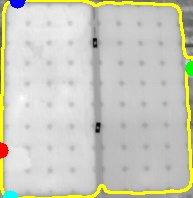
#> input picture 1.jpg, 193 x 198 px
$ jupyter execute SolarCellFinal.ipynb
#> lines starting #> are read from the running program, lines starting #| are printed output that depends on the picture; after the words box and inside, x2 and y2 are one past the last pixel; in counts of white or black regions, pixels touching at a corner belong together
[cell 1]
import cv2
from PIL import Image
import numpy as np
from mss import mss
import imutils
from matplotlib import pyplot as plt

[cell 2]
#Finding the borders of the cells on the panel as points

def plotImg(img):
    if len(img.shape) == 2:
        plt.imshow(img, cmap='gray')
        plt.show()
    else:
        plt.imshow(cv2.cvtColor(img, cv2.COLOR_BGR2RGB))
        plt.show()
img = cv2.imread(r"1.jpg")
#> img is the input picture: shape (198, 193, 3); mean B, G, R 189.2, 202.6, 202.1

gray_img = cv2.cvtColor(img, cv2.COLOR_BGR2GRAY)
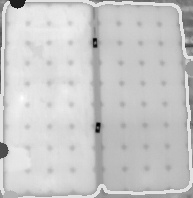
#> gray_img: shape (198, 193); min 0, max 254, mean 200.9
binary_img = cv2.adaptiveThreshold(gray_img, 255, cv2.ADAPTIVE_THRESH_GAUSSIAN_C,
                                   cv2.THRESH_BINARY_INV, 51, 15)
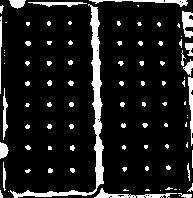
#> binary_img: shape (198, 193); 11.7% white; 92 white regions (58 under 20 px)
plotImg(binary_img)

[cell 3]
_, _, boxes, _ = cv2.connectedComponentsWithStats(binary_img)
#> boxes = 93 rows, first 6: [0, 0, 193, 198, 33729], [9, 0, 17, 9, 107], [89, 0, 99, 7, 229], [28, 2, 59, 5, 162], [0, 5, 4, 9, 22], [10, 4, 94, 194, 1588]
# first box is the background
boxes = boxes[1:]
#> boxes = 92 rows, first 6: [9, 0, 17, 9, 107], [89, 0, 99, 7, 229], [28, 2, 59, 5, 162], [0, 5, 4, 9, 22], [10, 4, 94, 194, 1588], [137, 5, 2, 2, 3]
filtered_boxes = []
for x,y,w,h,pixels in boxes:
    if pixels < 10000 and h < 10 and w < 10 :
        filtered_boxes.append((x,y,w,h))
#> this loop made 92 passes
#> (x, y, w, h, pixels) on passes 1 to 12: (9, 0, 17, 9, 107), (89, 0, 99, 7, 229), (28, 2, 59, 5, 162), (0, 5, 4, 9, 22), (10, 4, 94, 194, 1588), (137, 5, 2, 2, 3), (182, 11, 11, 27, 203), (0, 16, 2, 78, 107), (47, 21, 4, 5, 16), (68, 21, 4, 4, 12), (117, 21, 4, 5, 16), (5, 22, 2, 1, 2)
#> after the loop, filtered_boxes = 75 items, first 6: (0, 5, 4, 9), (137, 5, 2, 2), (47, 21, 4, 5), (68, 21, 4, 4), (117, 21, 4, 5), (5, 22, 2, 1)
        #print(x,y,w,h)

for x,y,w,h in filtered_boxes:
    cv2.rectangle(img, (x,y), (x+w,y+h), (0,0,255),1)
#> this loop made 75 passes
#> (x, y, w, h) on passes 1 to 12: (0, 5, 4, 9), (137, 5, 2, 2), (47, 21, 4, 5), (68, 21, 4, 4), (117, 21, 4, 5), (5, 22, 2, 1), (26, 22, 4, 4), (137, 22, 5, 4), (157, 22, 4, 5), (177, 23, 3, 5), (181, 36, 1, 1), (179, 39, 3, 9)
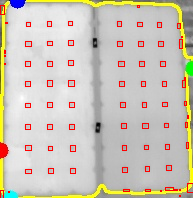
#> img: shape (198, 193, 3); 3.19% of pixels changed, all inside (x1, y1, x2, y2) = (0, 5, 193, 198)

plotImg(img)

cv2.imwrite(r"C:\Users\diyas\Downloads\4.jpg",img)
#> Out = True

[cell 4]
cv2.imshow('window_frame', np.array(img))
cv2.waitKey(0)
#> Out = 27

[cell 5]
#METHOD 1
#USING GRIDS
sct_img = img

img = np.array(sct_img)
line_color = (0, 255, 0)
thickness = 1
type_ = cv2.LINE_AA
#> type_ = 16
pxstep = 25
x = pxstep
y = pxstep
while x < img.shape[1]:
    cv2.line(img, (x, 0), (x, img.shape[0]), color=line_color, lineType=type_, thickness=thickness)
    x += pxstep
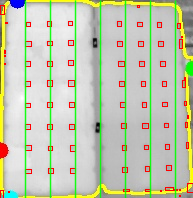
#> img: shape (198, 193, 3); 10.88% of pixels changed, all inside (x1, y1, x2, y2) = (24, 0, 177, 198)
#> after the loop, x = 200

while y < img.shape[0]:
    cv2.line(img, (0, y), (img.shape[1], y), color=line_color, lineType=type_, thickness=thickness)
    y += pxstep
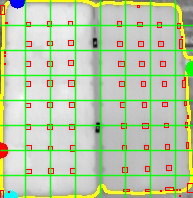
#> img: shape (198, 193, 3); 10.6% of pixels changed, all inside (x1, y1, x2, y2) = (0, 24, 193, 177)
#> after the loop, y = 200

cv2.imshow('window_frame', np.array(img))
cv2.waitKey(0)
#> Out = 27

[cell 6]
#METHOD 2
#Joining the dots
import numpy as np
import cv2

img = cv2.imread(r"1.jpg")

img2 = cv2.imread(r"1.jpg")
gray_img = cv2.cvtColor(img, cv2.COLOR_BGR2GRAY)
img= cv2.adaptiveThreshold(gray_img, 255, cv2.ADAPTIVE_THRESH_GAUSSIAN_C,
                                   cv2.THRESH_BINARY_INV, 51, 15)
cv2.imshow('window_frame', img)
cv2.waitKey(0)
cnts = cv2.findContours(img.copy(), cv2.RETR_EXTERNAL,cv2.CHAIN_APPROX_SIMPLE)
#> cnts = 92 contours, 78 with area under 20; largest, box (x1, y1, x2, y2) and area: (10, 4, 104, 198) 1312, (94, 188, 177, 198) 210, (182, 11, 193, 38) 162, (188, 77, 193, 146) 130, (89, 0, 188, 7) 128
cnts = imutils.grab_contours(cnts)
c = max(cnts, key=cv2.contourArea)
#> c = contour of 224 points, box (x1, y1, x2, y2) (10, 4, 104, 198), area 1312
listx = []
listy=[]

for i in range(0, len(cnts)):
    c = cnts[i]
    size = cv2.contourArea(c)
    if size < 1000 and size>0:
        M = cv2.moments(c)
        cX = int(M["m10"] / M["m00"])
        cY = int(M["m01"] / M["m00"])
        listx.append(cX)
        listy.append(cY)
#> this loop made 92 passes
#> (c, size, cX, cY) on passes 8, 45: ([[146, 189], [145, 190], [149, 190], [148, 189]], 3, 147, 189), ([[185, 101], [184, 102], [184, 104], [185, 104]], 2.5, 184, 102)
#> (size, cX, cY) on passes 2, 5, 9, 10, 11, 12: (24.5, 186, 195), (7, 0, 195), (2, 124, 189), (209.5, 127, 195), (5, 168, 188), (7.5, 190, 188)
#> after the loop, listx = 76 values, max 190 at index 6, min 0 at index 1, mean 106.8; listy = 76 values, max 195 at index 0, min 1 at index 74, mean 96.51
listxy = list(zip(listx,listy))
#> listxy = 76 pairs, first value 0 to 190, second value 1 to 195
listxy = np.array(listxy)

for i in range(0, len(listxy)):
    x1 = listxy[i,0]
    y1 = listxy[i,1]
    distance = 0
    secondx = []
    secondy = []
    dist_listappend = []
    sort = []
    for j in range(0, len(listxy)):
        if i == j:
            pass
        else:
            x2 = listxy[j,0]
            y2 = listxy[j,1]
            distance = np.sqrt((x1-x2)**2 + (y1-y2)**2)
            secondx.append(x2)
            secondy.append(y2)
            dist_listappend.append(distance)
    secondxy = list(zip(dist_listappend,secondx,secondy))
    sort = sorted(secondxy, key=lambda second: second[0])
    sort = np.array(sort)
    cv2.line(img2, (x1,y1), (int(sort[0,1]), int(sort[0,2])), (0,0,255), 2)
#> this loop made 76 passes
#> (x1, y1) on passes 1 to 12: (186, 195), (0, 195), (147, 189), (124, 189), (127, 195), (168, 188), (190, 188), (27, 170), (72, 169), (49, 170), (124, 168), (146, 168)
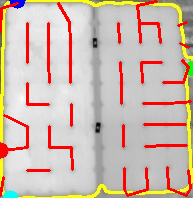
#> img2: shape (198, 193, 3); 7.96% of pixels changed, all inside (x1, y1, x2, y2) = (0, 0, 192, 197)

cv2.imshow('img', img2)
cv2.waitKey(0)
cv2.imwrite('connected.png', img2)
#> Out = True

[cell 7]
#using the grid method to crop all the cells as seperate images
import cv2

im =  cv2.imread(r"1.jpg")

imgwidth=im.shape[0]
#> imgwidth = 198
imgheight=im.shape[1]
#> imgheight = 193
y1 = 0
M = imgwidth//8
#> M = 24
N = imgheight//9
#> N = 21
count=0
for x in range(0,imgwidth,M):
    for y in range(0, imgheight, N):
        x1 = x + M
        y1 = y + N
        tiles = im[x:x+M,y:y+N]
        count=count+1
        #print(y1)
        cv2.rectangle(im, (x, y), (x1, y1), (0, 255, 0))
        cv2.imwrite(r"C:\Users\diyas\Downloads\save\cell"+str(count)+".png",tiles)
#> this loop made 9 passes
#> pass 1, `cv2.imwrite(r"C:\Users\diyas\Downloads\save\cell"+str(count)+".png",ti..`:
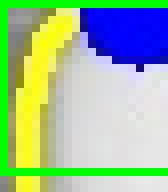
#> saved as cell1.png: shape (24, 21, 3) (shown 8 times larger); mean B, G, R 153.3, 188.1, 156.9
#> pass 1, `cv2.imwrite(r"C:\Users\diyas\Downloads\save\cell"+str(count)+".png",ti..`:
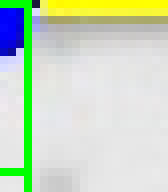
#> saved as cell2.png: shape (24, 21, 3) (shown 8 times larger); mean B, G, R 195.5, 217.6, 202.6
#> pass 1, `cv2.imwrite(r"C:\Users\diyas\Downloads\save\cell"+str(count)+".png",ti..`:
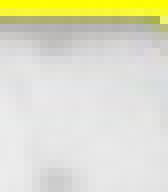
#> saved as cell4.png: shape (24, 21, 3) (shown 8 times larger); mean B, G, R 200.8, 222.5, 222.5
#> after the loop:
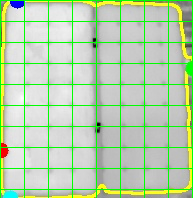
#> im: shape (198, 193, 3); 9.48% of pixels changed, all inside (x1, y1, x2, y2) = (0, 0, 193, 198)
#> after the loop, count = 90

cv2.imwrite("asas.png",im)
#> Out = True

$ run again, with sample2.png saved as 1.jpg
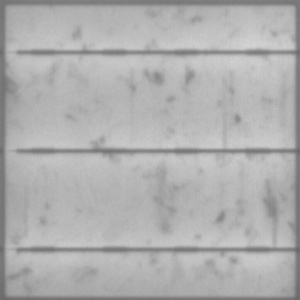
#> input picture sample2.png, 300 x 300 px
#> img is the input picture: shape (300, 300, 3); min 104, max 213, mean 175.4
#> `binary_img = cv2.adaptiveThreshold(gray_img, 255, cv2.ADAPTIVE_THRESH_..`:
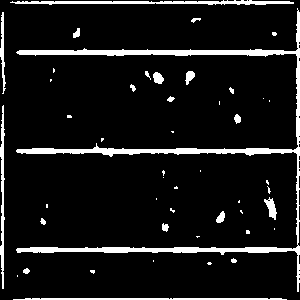
#> binary_img: shape (300, 300); 9% white; 47 white regions (27 under 20 px)
#> `_, _, boxes, _ = cv2.connectedComponentsWithStats(binary_img)`: boxes = 48 rows, first 6: [0, 0, 300, 300, 81936], [10, 0, 284, 5, 851], [16, 8, 284, 284, 5005], [0, 12, 6, 82, 222], [191, 18, 10, 5, 28], [73, 28, 7, 10, 48]
#> `boxes = boxes[1:]`: boxes = 47 rows, first 6: [10, 0, 284, 5, 851], [16, 8, 284, 284, 5005], [0, 12, 6, 82, 222], [191, 18, 10, 5, 28], [73, 28, 7, 10, 48], [272, 32, 5, 4, 17]
#> the loop `for x,y,w,h,pixels in boxes:` made 47 passes
#> after the loop `for x,y,w,h,pixels in boxes:`: filtered_boxes = 35 items, first 6: (272, 32, 5, 4), (53, 68, 2, 5), (145, 71, 6, 9), (50, 79, 2, 3), (130, 84, 6, 8), (229, 87, 5, 7)
#> the loop `for x,y,w,h in filtered_boxes:` made 35 passes
#> `cv2.imwrite(r"C:\Users\diyas\Downloads\4.jpg",img)`: Out = True
#> `cv2.waitKey(0)`: Out = 27
#> type_ = 16
#> after the loop `while x < img.shape[1]:`: x = 300
#> `cv2.waitKey(0)`: Out = 27
#> cnts = 47 contours, 33 with area under 20; largest, box (x1, y1, x2, y2) and area: (16, 8, 300, 292) 3882, (10, 0, 294, 5) 566, (0, 105, 5, 289) 328, (13, 298, 287, 300) 251, (0, 12, 6, 94) 138
#> `c = max(cnts, key=cv2.contourArea)`: c = contour of 453 points, box (x1, y1, x2, y2) (16, 8, 300, 292), area 3882
#> the loop `for i in range(0, len(cnts)):` made 47 passes
#> (c, size, cX, cY) on passes 8, 16, 17, 26, 27, 37: ([[196, 236], [197, 237], [198, 236], [199, 236]], 1, 197, 236), ([[46, 204], [46, 207], [47, 207], [47, 204]], 3, 46, 205), ([[239, 200], [238, 201], [238, 202], [239, 202]], 1.5, 238, 201), ([[101, 138], [101, 141], [103, 139], [103, 138]], 4, 101, 139), ([[171, 131], [172, 132], [173, 132], [173, 131]], 1.5, 172, 131), ([[50, 79], [50, 81], [51, 80], [51, 79]], 1.5, 50, 79)
#> after the loop `for i in range(0, len(cnts)):`: listx = 37 values, max 273 at index 32, min 2 at index 23, mean 157.6; listy = 37 values, max 298 at index 0, min 2 at index 36, mean 155.2
#> listxy = 37 pairs, first value 2 to 273, second value 2 to 298
#> the loop `for i in range(0, len(listxy)):` made 37 passes
#> (x1, y1) on passes 1 to 8: (152, 298), (92, 271), (25, 270), (209, 263), (233, 260), (197, 236), (247, 231), (164, 227)
#> `cv2.imwrite('connected.png', img2)`: Out = True
#> after the loop `for x in range(0,imgwidth,M):`:
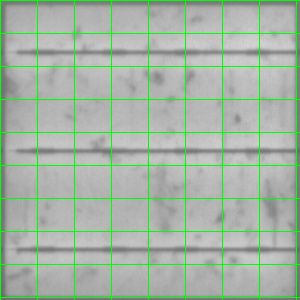
#> im: shape (300, 300, 3); 6.23% of pixels changed, all inside (x1, y1, x2, y2) = (0, 0, 300, 300)
#> after the loop `for x in range(0,imgwidth,M):`: count = 90
#> `cv2.imwrite("asas.png",im)`: Out = True
